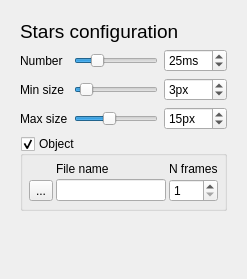
         <widget class="QWidget" name="pageEtoile">
          <layout class="QVBoxLayout" name="verticalLayout_6">
           <item>
            <widget class="QFrame" name="frame">
             <property name="frameShape">
              <enum>QFrame::NoFrame</enum>
             </property>
             <property name="frameShadow">
              <enum>QFrame::Raised</enum>
             </property>
             <layout class="QGridLayout" name="gridLayout_3">
              <item row="0" column="0" colspan="3">
               <widget class="QLabel" name="label_24">
                <property name="font">
                 <font>
                  <pointsize>14</pointsize>
                 </font>
                </property>
                <property name="text">
                 <string>Stars configuration</string>
                </property>
               </widget>
              </item>
              <item row="1" column="0">
               <widget class="QLabel" name="label_11">
                <property name="text">
                 <string>Number</string>
                </property>
                <property name="buddy">
                 <cstring>horizontalSlider_2</cstring>
                </property>
               </widget>
              </item>
              <item row="1" column="1">
               <widget class="QSlider" name="horizontalSliderNUmEtoile">
                <property name="minimum">
                 <number>3</number>
                </property>
                <property name="maximum">
                 <number>100</number>
                </property>
                <property name="value">
                 <number>25</number>
                </property>
                <property name="orientation">
                 <enum>Qt::Horizontal</enum>
                </property>
               </widget>
              </item>
              <item row="1" column="2">
               <widget class="QSpinBox" name="spinBoxNumEtoile">
                <property name="suffix">
                 <string>ms</string>
                </property>
                <property name="minimum">
                 <number>3</number>
                </property>
                <property name="maximum">
                 <number>100</number>
                </property>
                <property name="value">
                 <number>25</number>
                </property>
               </widget>
              </item>
              <item row="2" column="0">
               <widget class="QLabel" name="label_12">
                <property name="text">
                 <string>Min size</string>
                </property>
                <property name="buddy">
                 <cstring>horizontalSlider_3</cstring>
                </property>
               </widget>
              </item>
              <item row="2" column="1">
               <widget class="QSlider" name="horizontalSliderMinEtoile">
                <property name="minimum">
                 <number>1</number>
                </property>
                <property name="maximum">
                 <number>30</number>
                </property>
                <property name="value">
                 <number>3</number>
                </property>
                <property name="orientation">
                 <enum>Qt::Horizontal</enum>
                </property>
               </widget>
              </item>
              <item row="2" column="2">
               <widget class="QSpinBox" name="spinBoxMinSizeEtoile">
                <property name="suffix">
                 <string>px</string>
                </property>
                <property name="minimum">
                 <number>1</number>
                </property>
                <property name="maximum">
                 <number>30</number>
                </property>
                <property name="value">
                 <number>3</number>
                </property>
               </widget>
              </item>
              <item row="3" column="0">
               <widget class="QLabel" name="label_13">
                <property name="text">
                 <string>Max size</string>
                </property>
                <property name="buddy">
                 <cstring>horizontalSlider_4</cstring>
                </property>
               </widget>
              </item>
              <item row="3" column="1">
               <widget class="QSlider" name="horizontalSliderMaxEtoile">
                <property name="minimum">
                 <number>5</number>
                </property>
                <property name="maximum">
                 <number>30</number>
                </property>
                <property name="value">
                 <number>15</number>
                </property>
                <property name="orientation">
                 <enum>Qt::Horizontal</enum>
                </property>
               </widget>
              </item>
              <item row="3" column="2">
               <widget class="QSpinBox" name="spinBoxMaxSizeEtoile">
                <property name="suffix">
                 <string>px</string>
                </property>
                <property name="minimum">
                 <number>5</number>
                </property>
                <property name="maximum">
                 <number>30</number>
                </property>
                <property name="value">
                 <number>15</number>
                </property>
               </widget>
              </item>
              <item row="4" column="0" colspan="3">
               <widget class="QGroupBox" name="fanosGroupBox">
                <property name="title">
                 <string>Object</string>
                </property>
                <property name="flat">
                 <bool>true</bool>
                </property>
                <property name="checkable">
                 <bool>true</bool>
                </property>
                <property name="checked">
                 <bool>true</bool>
                </property>
                <layout class="QGridLayout" name="gridLayout_6">
                 <property name="margin">
                  <number>3</number>
                 </property>
                 <property name="spacing">
                  <number>3</number>
                 </property>
                 <item row="0" column="0">
                  <widget class="QFrame" name="frameFanos">
                   <property name="frameShape">
                    <enum>QFrame::NoFrame</enum>
                   </property>
                   <property name="frameShadow">
                    <enum>QFrame::Raised</enum>
                   </property>
                   <layout class="QGridLayout" name="gridLayout_5">
                    <property name="margin">
                     <number>3</number>
                    </property>
                    <property name="spacing">
                     <number>3</number>
                    </property>
                    <item row="0" column="1">
                     <widget class="QLabel" name="label_17">
                      <property name="text">
                       <string>File name</string>
                      </property>
                     </widget>
                    </item>
                    <item row="0" column="2">
                     <widget class="QLabel" name="label_16">
                      <property name="text">
                       <string>N frames</string>
                      </property>
                     </widget>
                    </item>
                    <item row="1" column="0">
                     <widget class="QToolButton" name="fanosToolButton">
                      <property name="text">
                       <string>...</string>
                      </property>
                     </widget>
                    </item>
                    <item row="1" column="1">
                     <widget class="QLineEdit" name="fanosLineEdit"/>
                    </item>
                    <item row="1" column="2">
                     <widget class="QSpinBox" name="fanosSpinBox">
                      <property name="minimum">
                       <number>1</number>
                      </property>
                      <property name="maximum">
                       <number>100</number>
                      </property>
                     </widget>
                    </item>
                   </layout>
                  </widget>
                 </item>
                </layout>
               </widget>
              </item>
              <item row="5" column="0" colspan="3">
               <spacer name="verticalSpacer_5">
                <property name="orientation">
                 <enum>Qt::Vertical</enum>
                </property>
                <property name="sizeHint" stdset="0">
                 <size>
                  <width>20</width>
                  <height>48</height>
                 </size>
                </property>
               </spacer>
              </item>
             </layout>
            </widget>
           </item>
          </layout>
         </widget>
